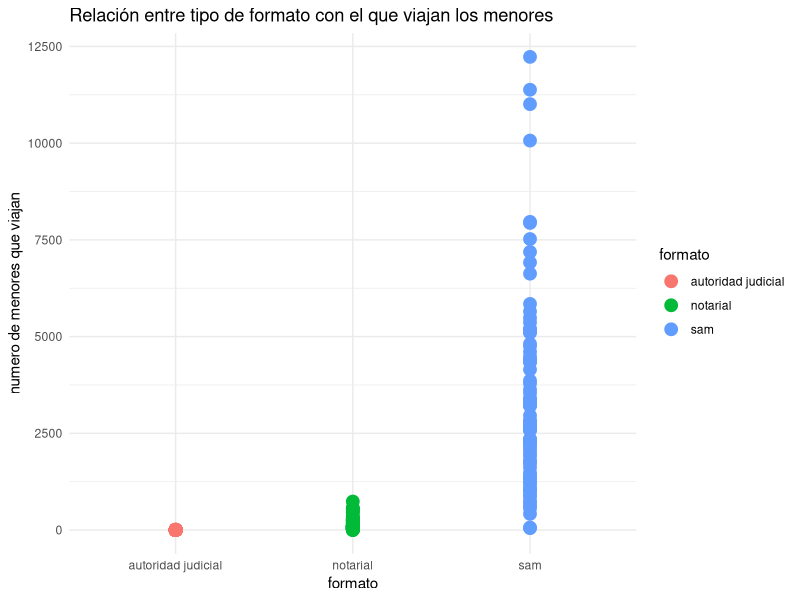
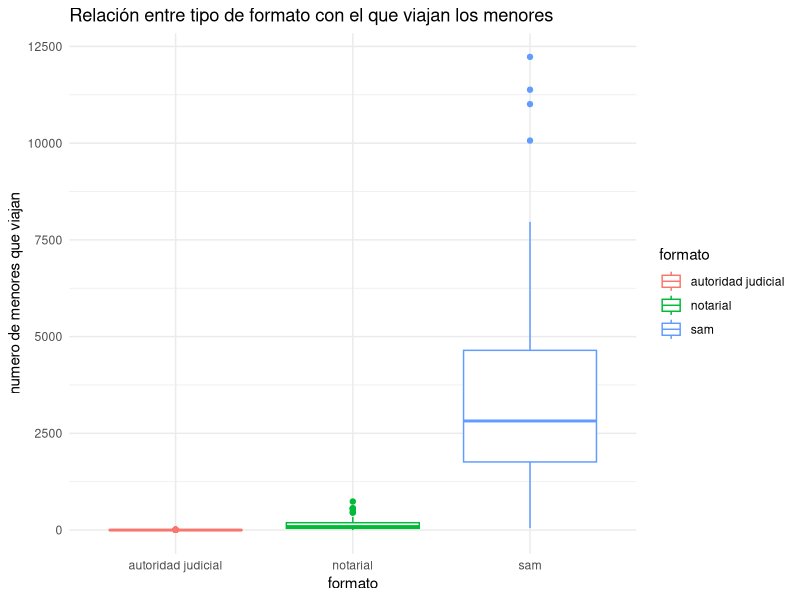
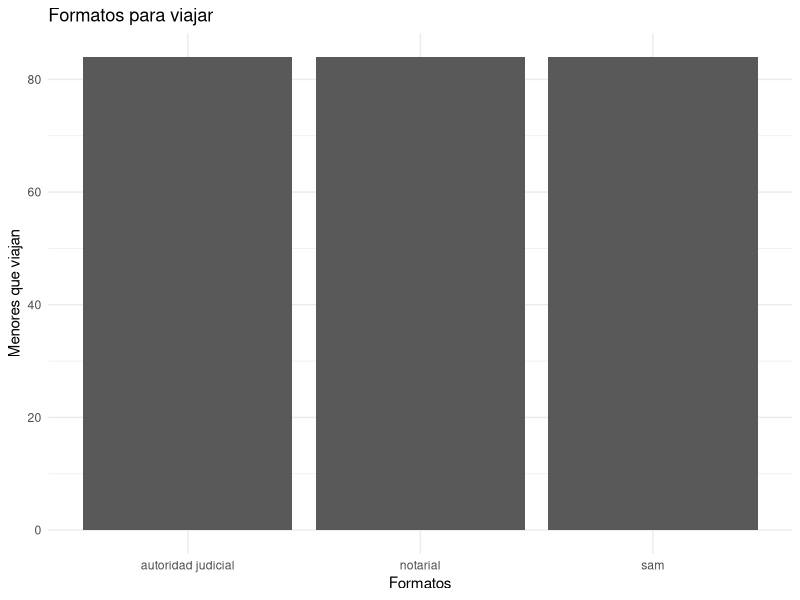
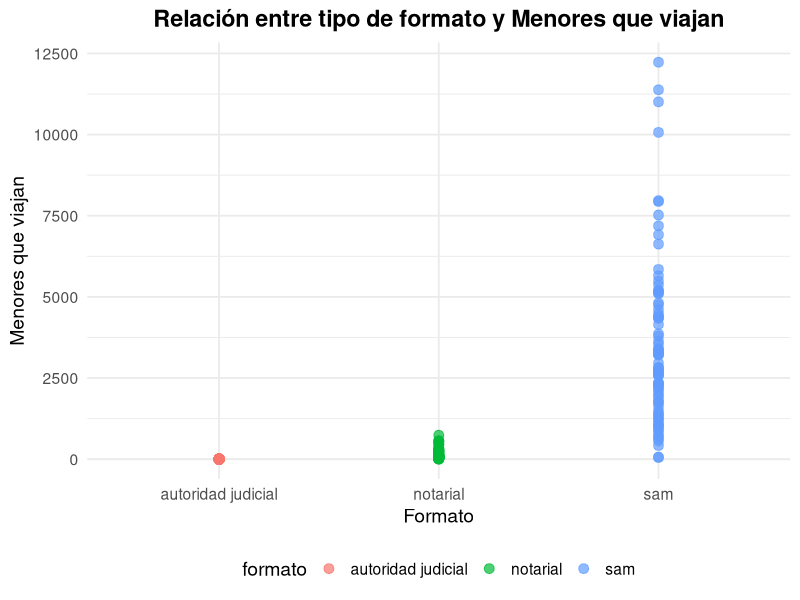
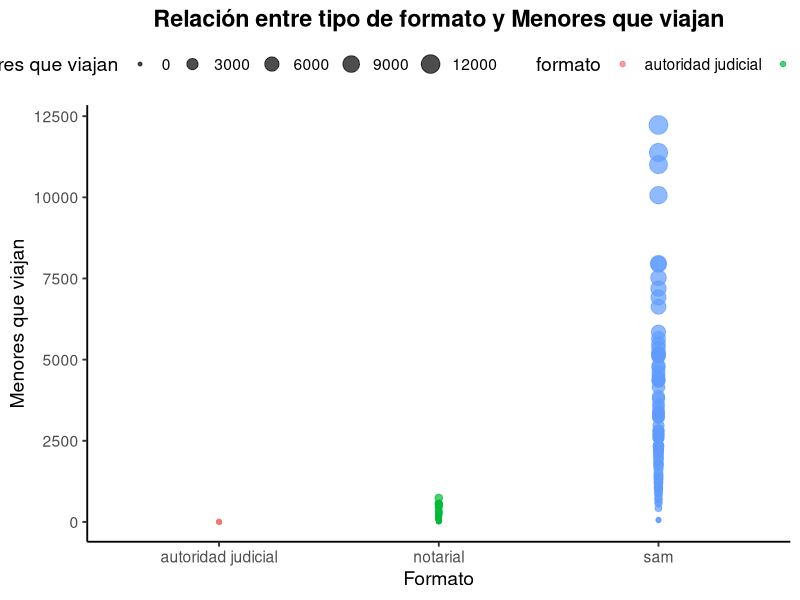

Write the R code that produced these figures, in order.
## ---- chunk 1
knitr::opts_chunk$set(echo = TRUE, warning = FALSE, message = FALSE)
## ---- chunk 2
# install.packages(c("ggplot2", "dplyr", "tidyr","tibble"))

library(ggplot2)
library(dplyr)
library(tidyr)
library(tibble)
## ---- chunk 3
data <- read.csv("menores_viajan.csv")
head(data)
str(data)
summary(data)
colSums(is.na(data))#--VER SI HAY DATOS FALTANTEs
datos_limpios <- na.omit(data)#--quitar vacios
colSums(is.na(datos_limpios))#--VER SI HAY DATOS FALTANTEs
## ---- chunk 4
media <- mean(data$Menores_que_viajan, na.rm= TRUE)
mediana <-median(data$Menores_que_viajan, na.rm= TRUE)
desviacion <-sd(data$Menores_que_viajan, na.rm= TRUE)
datos_limpios %>% filter(formato == 'notarial')
datos_limpios %>% filter(anio_mes == '2018-03')
datos_limpios %>% filter(Menores_que_viajan>1000)
## ---- chunk 5
ggplot(datos_limpios, aes(x = formato, y = Menores_que_viajan, color = formato)) +
  geom_point(size = 4) +
  labs(title = "Relación entre tipo de formato con el que viajan los menores",
       x = "formato",
       y = "numero de menores que viajan") +
  theme_minimal()
## ---- chunk 6
ggplot(datos_limpios, aes(x = formato, y = Menores_que_viajan, color = formato)) +
  geom_boxplot() +
  labs(title = "Relación entre tipo de formato con el que viajan los menores",
       x = "formato",
       y = "numero de menores que viajan") +
  theme_minimal()
## ---- chunk 7
ggplot(datos_limpios, aes(x = formato, fill = Menores_que_viajan)) +
  geom_bar() +
  labs(title = "Formatos para viajar",
       x = "Formatos",
       y = "Menores que viajan") +
  theme_minimal()
## ---- chunk 8
ggplot(datos_limpios, aes(x = formato, y = Menores_que_viajan, color = formato)) +
  geom_point(size = 3, alpha = 0.7) +
  geom_smooth(method = "lm", se = FALSE, color = "black", linetype = "dashed") +
  labs(
    title = "Relación entre tipo de formato y Menores que viajan",
    x = "Formato",
    y = "Menores que viajan",
    color = "formato"
  ) +
  theme_minimal(base_size = 14) +
  theme(
    plot.title = element_text(face = "bold", hjust = 0.5),
    legend.position = "bottom"
  )
## ---- chunk 9
ggplot(datos_limpios, aes(x = formato, y = Menores_que_viajan, size =Menores_que_viajan, color = formato)) +
  geom_point(alpha = 0.7) +
  labs(
    title = "Relación entre tipo de formato y Menores que viajan",
    x = "Formato",
    y = "Menores que viajan",
    size = "Menores que viajan",
    color = "formato"
  ) +
  theme_classic(base_size = 14) +
  theme(
    legend.position = "top",
    plot.title = element_text(hjust = 0.5, face = "bold")
  )
